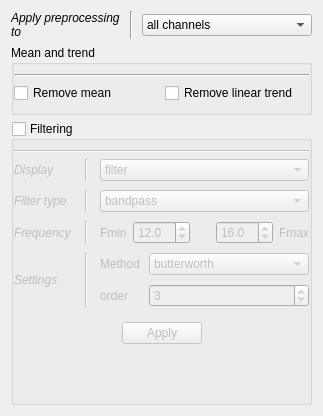
              <widget class="QWidget" name="_sigproc_page">
               <layout class="QVBoxLayout" name="verticalLayout_25">
                <item>
                 <layout class="QGridLayout" name="gridLayout_14">
                  <property name="topMargin">
                   <number>0</number>
                  </property>
                  <item row="0" column="0">
                   <widget class="QLabel" name="label_76">
                    <property name="font">
                     <font>
                      <italic>true</italic>
                     </font>
                    </property>
                    <property name="text">
                     <string>Apply preprocessing
to</string>
                    </property>
                   </widget>
                  </item>
                  <item row="0" column="1">
                   <widget class="Line" name="line_36">
                    <property name="minimumSize">
                     <size>
                      <width>10</width>
                      <height>0</height>
                     </size>
                    </property>
                    <property name="orientation">
                     <enum>Qt::Vertical</enum>
                    </property>
                   </widget>
                  </item>
                  <item row="0" column="2">
                   <widget class="QComboBox" name="_SigFiltChan">
                    <property name="toolTip">
                     <string>&lt;html&gt;&lt;head/&gt;&lt;body&gt;&lt;p&gt;Display the signal, in a specific frequency band as :&lt;/p&gt;&lt;p&gt;- &amp;quot;filter&amp;quot; : simply, the filtered signal&lt;/p&gt;&lt;p&gt;- &amp;quot;amplitude&amp;quot; : the amplitude of the signal&lt;/p&gt;&lt;p&gt;- &amp;quot;power&amp;quot; : the power of the signal&lt;/p&gt;&lt;p&gt;- &amp;quot;phase&amp;quot; : the phase of the signal&lt;/p&gt;&lt;/body&gt;&lt;/html&gt;</string>
                    </property>
                    <item>
                     <property name="text">
                      <string>all channels</string>
                     </property>
                    </item>
                   </widget>
                  </item>
                  <item row="1" column="2">
                   <spacer name="horizontalSpacer_43">
                    <property name="orientation">
                     <enum>Qt::Horizontal</enum>
                    </property>
                    <property name="sizeHint" stdset="0">
                     <size>
                      <width>40</width>
                      <height>0</height>
                     </size>
                    </property>
                   </spacer>
                  </item>
                 </layout>
                </item>
                <item>
                 <widget class="QGroupBox" name="groupBox_5">
                  <property name="title">
                   <string>Mean and trend</string>
                  </property>
                  <layout class="QVBoxLayout" name="verticalLayout_7">
                   <property name="leftMargin">
                    <number>0</number>
                   </property>
                   <property name="rightMargin">
                    <number>0</number>
                   </property>
                   <item>
                    <widget class="Line" name="line_12">
                     <property name="orientation">
                      <enum>Qt::Horizontal</enum>
                     </property>
                    </widget>
                   </item>
                   <item>
                    <layout class="QGridLayout" name="gridLayout_2">
                     <item row="0" column="0">
                      <widget class="QCheckBox" name="_SigMean">
                       <property name="text">
                        <string>Remove mean</string>
                       </property>
                      </widget>
                     </item>
                     <item row="0" column="1">
                      <widget class="QCheckBox" name="_SigTrend">
                       <property name="text">
                        <string>Remove linear trend</string>
                       </property>
                      </widget>
                     </item>
                    </layout>
                   </item>
                  </layout>
                 </widget>
                </item>
                <item>
                 <widget class="QGroupBox" name="_SigFilt">
                  <property name="title">
                   <string>Filtering</string>
                  </property>
                  <property name="checkable">
                   <bool>true</bool>
                  </property>
                  <property name="checked">
                   <bool>false</bool>
                  </property>
                  <layout class="QVBoxLayout" name="verticalLayout_8">
                   <property name="leftMargin">
                    <number>0</number>
                   </property>
                   <property name="rightMargin">
                    <number>0</number>
                   </property>
                   <item>
                    <widget class="Line" name="line_11">
                     <property name="orientation">
                      <enum>Qt::Horizontal</enum>
                     </property>
                    </widget>
                   </item>
                   <item>
                    <widget class="QWidget" name="_SigFiltW" native="true">
                     <property name="enabled">
                      <bool>false</bool>
                     </property>
                     <layout class="QVBoxLayout" name="verticalLayout_9">
                      <property name="spacing">
                       <number>0</number>
                      </property>
                      <property name="leftMargin">
                       <number>0</number>
                      </property>
                      <property name="topMargin">
                       <number>0</number>
                      </property>
                      <property name="rightMargin">
                       <number>0</number>
                      </property>
                      <property name="bottomMargin">
                       <number>0</number>
                      </property>
                      <item>
                       <layout class="QGridLayout" name="gridLayout_3">
                        <property name="spacing">
                         <number>9</number>
                        </property>
                        <item row="0" column="2">
                         <widget class="QComboBox" name="_SigFiltDisp">
                          <property name="toolTip">
                           <string>&lt;html&gt;&lt;head/&gt;&lt;body&gt;&lt;p&gt;Display the signal, in a specific frequency band as :&lt;/p&gt;&lt;p&gt;- &amp;quot;filter&amp;quot; : simply, the filtered signal&lt;/p&gt;&lt;p&gt;- &amp;quot;amplitude&amp;quot; : the amplitude of the signal&lt;/p&gt;&lt;p&gt;- &amp;quot;power&amp;quot; : the power of the signal&lt;/p&gt;&lt;p&gt;- &amp;quot;phase&amp;quot; : the phase of the signal&lt;/p&gt;&lt;/body&gt;&lt;/html&gt;</string>
                          </property>
                          <item>
                           <property name="text">
                            <string>filter</string>
                           </property>
                          </item>
                          <item>
                           <property name="text">
                            <string>amplitude</string>
                           </property>
                          </item>
                          <item>
                           <property name="text">
                            <string>power</string>
                           </property>
                          </item>
                          <item>
                           <property name="text">
                            <string>phase</string>
                           </property>
                          </item>
                         </widget>
                        </item>
                        <item row="1" column="0">
                         <widget class="QLabel" name="label_18">
                          <property name="font">
                           <font>
                            <italic>true</italic>
                           </font>
                          </property>
                          <property name="text">
                           <string>Filter type</string>
                          </property>
                         </widget>
                        </item>
                        <item row="2" column="0">
                         <widget class="QLabel" name="label_7">
                          <property name="font">
                           <font>
                            <italic>true</italic>
                           </font>
                          </property>
                          <property name="text">
                           <string>Frequency</string>
                          </property>
                         </widget>
                        </item>
                        <item row="2" column="1">
                         <widget class="Line" name="line_24">
                          <property name="minimumSize">
                           <size>
                            <width>10</width>
                            <height>0</height>
                           </size>
                          </property>
                          <property name="orientation">
                           <enum>Qt::Vertical</enum>
                          </property>
                         </widget>
                        </item>
                        <item row="1" column="1">
                         <widget class="Line" name="line_23">
                          <property name="minimumSize">
                           <size>
                            <width>10</width>
                            <height>0</height>
                           </size>
                          </property>
                          <property name="orientation">
                           <enum>Qt::Vertical</enum>
                          </property>
                         </widget>
                        </item>
                        <item row="0" column="0">
                         <widget class="QLabel" name="label_68">
                          <property name="font">
                           <font>
                            <italic>true</italic>
                           </font>
                          </property>
                          <property name="text">
                           <string>Display</string>
                          </property>
                         </widget>
                        </item>
                        <item row="0" column="1">
                         <widget class="Line" name="line_26">
                          <property name="minimumSize">
                           <size>
                            <width>10</width>
                            <height>0</height>
                           </size>
                          </property>
                          <property name="orientation">
                           <enum>Qt::Vertical</enum>
                          </property>
                         </widget>
                        </item>
                        <item row="3" column="0">
                         <widget class="QLabel" name="label_58">
                          <property name="font">
                           <font>
                            <italic>true</italic>
                           </font>
                          </property>
                          <property name="text">
                           <string>Settings</string>
                          </property>
                         </widget>
                        </item>
                        <item row="4" column="2">
                         <spacer name="horizontalSpacer_40">
                          <property name="orientation">
                           <enum>Qt::Horizontal</enum>
                          </property>
                          <property name="sizeHint" stdset="0">
                           <size>
                            <width>40</width>
                            <height>0</height>
                           </size>
                          </property>
                         </spacer>
                        </item>
                        <item row="5" column="0" colspan="3">
                         <widget class="QWidget" name="widget_5" native="true">
                          <property name="minimumSize">
                           <size>
                            <width>0</width>
                            <height>0</height>
                           </size>
                          </property>
                          <layout class="QHBoxLayout" name="horizontalLayout_12">
                           <property name="topMargin">
                            <number>6</number>
                           </property>
                           <item>
                            <spacer name="horizontalSpacer_22">
                             <property name="orientation">
                              <enum>Qt::Horizontal</enum>
                             </property>
                             <property name="sizeHint" stdset="0">
                              <size>
                               <width>40</width>
                               <height>20</height>
                              </size>
                             </property>
                            </spacer>
                           </item>
                           <item>
                            <widget class="QPushButton" name="_SigFiltApply">
                             <property name="text">
                              <string>Apply</string>
                             </property>
                            </widget>
                           </item>
                           <item>
                            <spacer name="horizontalSpacer_23">
                             <property name="orientation">
                              <enum>Qt::Horizontal</enum>
                             </property>
                             <property name="sizeHint" stdset="0">
                              <size>
                               <width>40</width>
                               <height>20</height>
                              </size>
                             </property>
                            </spacer>
                           </item>
                          </layout>
                         </widget>
                        </item>
                        <item row="1" column="2">
                         <widget class="QComboBox" name="_SigFiltBand">
                          <property name="toolTip">
                           <string>&lt;html&gt;&lt;head/&gt;&lt;body&gt;&lt;p&gt;- bandpass: keep only frequencies between [fmin, fmax]&lt;/p&gt;&lt;p&gt;- bandstop: remove frequencies between [fmin, fmax]&lt;/p&gt;&lt;p&gt;- lowpass: keep only frequencies under fmax&lt;/p&gt;&lt;p&gt;- highpass: keep only frequencies over fmin&lt;/p&gt;&lt;/body&gt;&lt;/html&gt;</string>
                          </property>
                          <item>
                           <property name="text">
                            <string>bandpass</string>
                           </property>
                          </item>
                          <item>
                           <property name="text">
                            <string>bandstop</string>
                           </property>
                          </item>
                          <item>
                           <property name="text">
                            <string>lowpass</string>
                           </property>
                          </item>
                          <item>
                           <property name="text">
                            <string>highpass</string>
                           </property>
                          </item>
                         </widget>
                        </item>
                        <item row="2" column="2">
                         <widget class="QWidget" name="widget_4" native="true">
                          <layout class="QHBoxLayout" name="horizontalLayout_7">
                           <property name="leftMargin">
                            <number>0</number>
                           </property>
                           <property name="topMargin">
                            <number>0</number>
                           </property>
                           <property name="rightMargin">
                            <number>0</number>
                           </property>
                           <property name="bottomMargin">
                            <number>0</number>
                           </property>
                           <item>
                            <layout class="QHBoxLayout" name="horizontalLayout_5">
                             <property name="topMargin">
                              <number>0</number>
                             </property>
                             <item>
                              <widget class="QLabel" name="label_9">
                               <property name="text">
                                <string>Fmin</string>
                               </property>
                              </widget>
                             </item>
                             <item>
                              <widget class="QDoubleSpinBox" name="_SigFiltFrom">
                               <property name="decimals">
                                <number>1</number>
                               </property>
                               <property name="minimum">
                                <double>0.100000000000000</double>
                               </property>
                               <property name="maximum">
                                <double>200.000000000000000</double>
                               </property>
                               <property name="value">
                                <double>12.000000000000000</double>
                               </property>
                              </widget>
                             </item>
                             <item>
                              <spacer name="horizontalSpacer_15">
                               <property name="orientation">
                                <enum>Qt::Horizontal</enum>
                               </property>
                               <property name="sizeType">
                                <enum>QSizePolicy::Fixed</enum>
                               </property>
                               <property name="sizeHint" stdset="0">
                                <size>
                                 <width>20</width>
                                 <height>20</height>
                                </size>
                               </property>
                              </spacer>
                             </item>
                             <item>
                              <widget class="QDoubleSpinBox" name="_SigFiltTo">
                               <property name="decimals">
                                <number>1</number>
                               </property>
                               <property name="minimum">
                                <double>0.100000000000000</double>
                               </property>
                               <property name="maximum">
                                <double>200.000000000000000</double>
                               </property>
                               <property name="value">
                                <double>16.000000000000000</double>
                               </property>
                              </widget>
                             </item>
                             <item>
                              <widget class="QLabel" name="label_8">
                               <property name="text">
                                <string>Fmax</string>
                               </property>
                              </widget>
                             </item>
                            </layout>
                           </item>
                          </layout>
                         </widget>
                        </item>
                        <item row="3" column="1">
                         <widget class="Line" name="line_25">
                          <property name="minimumSize">
                           <size>
                            <width>10</width>
                            <height>0</height>
                           </size>
                          </property>
                          <property name="orientation">
                           <enum>Qt::Vertical</enum>
                          </property>
                         </widget>
                        </item>
                        <item row="3" column="2">
                         <layout class="QGridLayout" name="gridLayout_10">
                          <property name="topMargin">
                           <number>0</number>
                          </property>
                          <item row="0" column="0">
                           <widget class="QLabel" name="label_10">
                            <property name="text">
                             <string>Method</string>
                            </property>
                           </widget>
                          </item>
                          <item row="1" column="0">
                           <widget class="QLabel" name="label_11">
                            <property name="text">
                             <string>order</string>
                            </property>
                           </widget>
                          </item>
                          <item row="1" column="1">
                           <widget class="QSpinBox" name="_SigFiltOrder">
                            <property name="toolTip">
                             <string>&lt;html&gt;&lt;head/&gt;&lt;body&gt;&lt;p&gt;Choose filter order and control narrow band. It is not recommended to use filter order over 3 (can provoc distorsion).&lt;/p&gt;&lt;/body&gt;&lt;/html&gt;</string>
                            </property>
                            <property name="minimum">
                             <number>1</number>
                            </property>
                            <property name="maximum">
                             <number>20</number>
                            </property>
                            <property name="value">
                             <number>3</number>
                            </property>
                           </widget>
                          </item>
                          <item row="0" column="1">
                           <widget class="QComboBox" name="_SigFiltMeth">
                            <item>
                             <property name="text">
                              <string>butterworth</string>
                             </property>
                            </item>
                            <item>
                             <property name="text">
                              <string>bessel</string>
                             </property>
                            </item>
                           </widget>
                          </item>
                          <item row="2" column="1">
                           <spacer name="horizontalSpacer_41">
                            <property name="orientation">
                             <enum>Qt::Horizontal</enum>
                            </property>
                            <property name="sizeHint" stdset="0">
                             <size>
                              <width>40</width>
                              <height>0</height>
                             </size>
                            </property>
                           </spacer>
                          </item>
                         </layout>
                        </item>
                       </layout>
                      </item>
                     </layout>
                    </widget>
                   </item>
                   <item>
                    <spacer name="verticalSpacer">
                     <property name="orientation">
                      <enum>Qt::Vertical</enum>
                     </property>
                     <property name="sizeHint" stdset="0">
                      <size>
                       <width>20</width>
                       <height>40</height>
                      </size>
                     </property>
                    </spacer>
                   </item>
                  </layout>
                 </widget>
                </item>
               </layout>
              </widget>
